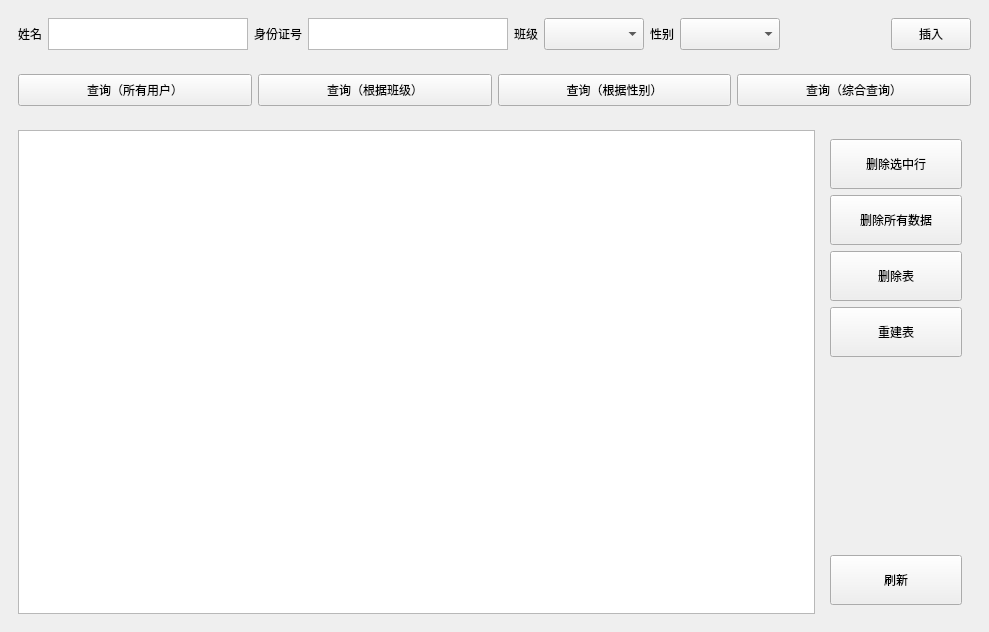
<?xml version="1.0" encoding="UTF-8"?>
<ui version="4.0">
 <class>MainWindow</class>
 <widget class="QMainWindow" name="MainWindow">
  <property name="geometry">
   <rect>
    <x>0</x>
    <y>0</y>
    <width>989</width>
    <height>632</height>
   </rect>
  </property>
  <property name="windowTitle">
   <string>MainWindow</string>
  </property>
  <widget class="QWidget" name="centralwidget">
   <layout class="QVBoxLayout" name="verticalLayout">
    <item>
     <widget class="QWidget" name="widget" native="true">
      <property name="sizePolicy">
       <sizepolicy hsizetype="Expanding" vsizetype="Preferred">
        <horstretch>0</horstretch>
        <verstretch>0</verstretch>
       </sizepolicy>
      </property>
      <property name="maximumSize">
       <size>
        <width>16777215</width>
        <height>50</height>
       </size>
      </property>
      <layout class="QHBoxLayout" name="horizontalLayout_2">
       <item>
        <layout class="QHBoxLayout" name="horizontalLayout">
         <item>
          <widget class="QLabel" name="label">
           <property name="text">
            <string>姓名</string>
           </property>
          </widget>
         </item>
         <item>
          <widget class="QTextEdit" name="input_name">
           <property name="sizePolicy">
            <sizepolicy hsizetype="Preferred" vsizetype="Preferred">
             <horstretch>0</horstretch>
             <verstretch>0</verstretch>
            </sizepolicy>
           </property>
           <property name="minimumSize">
            <size>
             <width>50</width>
             <height>0</height>
            </size>
           </property>
           <property name="maximumSize">
            <size>
             <width>200</width>
             <height>16777215</height>
            </size>
           </property>
          </widget>
         </item>
         <item>
          <widget class="QLabel" name="label_2">
           <property name="text">
            <string>身份证号</string>
           </property>
          </widget>
         </item>
         <item>
          <widget class="QTextEdit" name="input_id">
           <property name="sizePolicy">
            <sizepolicy hsizetype="Preferred" vsizetype="Preferred">
             <horstretch>0</horstretch>
             <verstretch>0</verstretch>
            </sizepolicy>
           </property>
           <property name="minimumSize">
            <size>
             <width>50</width>
             <height>0</height>
            </size>
           </property>
           <property name="maximumSize">
            <size>
             <width>200</width>
             <height>16777215</height>
            </size>
           </property>
          </widget>
         </item>
         <item>
          <widget class="QLabel" name="label_3">
           <property name="text">
            <string>班级</string>
           </property>
          </widget>
         </item>
         <item>
          <widget class="QComboBox" name="comboBox_class">
           <property name="sizePolicy">
            <sizepolicy hsizetype="Preferred" vsizetype="Preferred">
             <horstretch>0</horstretch>
             <verstretch>0</verstretch>
            </sizepolicy>
           </property>
           <property name="minimumSize">
            <size>
             <width>100</width>
             <height>0</height>
            </size>
           </property>
          </widget>
         </item>
         <item>
          <widget class="QLabel" name="label_4">
           <property name="text">
            <string>性别</string>
           </property>
          </widget>
         </item>
         <item>
          <widget class="QComboBox" name="comboBox_sex">
           <property name="sizePolicy">
            <sizepolicy hsizetype="Preferred" vsizetype="Preferred">
             <horstretch>0</horstretch>
             <verstretch>0</verstretch>
            </sizepolicy>
           </property>
           <property name="minimumSize">
            <size>
             <width>100</width>
             <height>0</height>
            </size>
           </property>
          </widget>
         </item>
        </layout>
       </item>
       <item>
        <spacer name="horizontalSpacer_3">
         <property name="orientation">
          <enum>Qt::Horizontal</enum>
         </property>
         <property name="sizeHint" stdset="0">
          <size>
           <width>40</width>
           <height>20</height>
          </size>
         </property>
        </spacer>
       </item>
       <item>
        <widget class="QPushButton" name="btn_insert">
         <property name="sizePolicy">
          <sizepolicy hsizetype="Preferred" vsizetype="Preferred">
           <horstretch>0</horstretch>
           <verstretch>0</verstretch>
          </sizepolicy>
         </property>
         <property name="text">
          <string>插入</string>
         </property>
        </widget>
       </item>
      </layout>
     </widget>
    </item>
    <item>
     <widget class="QWidget" name="widget_2" native="true">
      <property name="sizePolicy">
       <sizepolicy hsizetype="Expanding" vsizetype="Preferred">
        <horstretch>0</horstretch>
        <verstretch>0</verstretch>
       </sizepolicy>
      </property>
      <property name="minimumSize">
       <size>
        <width>0</width>
        <height>50</height>
       </size>
      </property>
      <layout class="QHBoxLayout" name="horizontalLayout_3">
       <item>
        <widget class="QPushButton" name="btn_query_all">
         <property name="sizePolicy">
          <sizepolicy hsizetype="Preferred" vsizetype="Preferred">
           <horstretch>0</horstretch>
           <verstretch>0</verstretch>
          </sizepolicy>
         </property>
         <property name="text">
          <string>查询（所有用户）</string>
         </property>
        </widget>
       </item>
       <item>
        <widget class="QPushButton" name="btn_query_class">
         <property name="sizePolicy">
          <sizepolicy hsizetype="Preferred" vsizetype="Preferred">
           <horstretch>0</horstretch>
           <verstretch>0</verstretch>
          </sizepolicy>
         </property>
         <property name="text">
          <string>查询（根据班级）</string>
         </property>
        </widget>
       </item>
       <item>
        <widget class="QPushButton" name="btn_query_sex">
         <property name="sizePolicy">
          <sizepolicy hsizetype="Preferred" vsizetype="Preferred">
           <horstretch>0</horstretch>
           <verstretch>0</verstretch>
          </sizepolicy>
         </property>
         <property name="text">
          <string>查询（根据性别）</string>
         </property>
        </widget>
       </item>
       <item>
        <widget class="QPushButton" name="btn_query_sql">
         <property name="sizePolicy">
          <sizepolicy hsizetype="Preferred" vsizetype="Preferred">
           <horstretch>0</horstretch>
           <verstretch>0</verstretch>
          </sizepolicy>
         </property>
         <property name="text">
          <string>查询（综合查询）</string>
         </property>
        </widget>
       </item>
      </layout>
     </widget>
    </item>
    <item>
     <widget class="QWidget" name="widget_4" native="true">
      <property name="sizePolicy">
       <sizepolicy hsizetype="Expanding" vsizetype="Expanding">
        <horstretch>0</horstretch>
        <verstretch>0</verstretch>
       </sizepolicy>
      </property>
      <layout class="QHBoxLayout" name="horizontalLayout_4">
       <item>
        <widget class="QTableView" name="tableView"/>
       </item>
       <item>
        <widget class="QWidget" name="widget_3" native="true">
         <property name="sizePolicy">
          <sizepolicy hsizetype="Preferred" vsizetype="Expanding">
           <horstretch>0</horstretch>
           <verstretch>0</verstretch>
          </sizepolicy>
         </property>
         <property name="minimumSize">
          <size>
           <width>150</width>
           <height>0</height>
          </size>
         </property>
         <layout class="QVBoxLayout" name="verticalLayout_2">
          <item>
           <widget class="QPushButton" name="btn_delete_selected">
            <property name="sizePolicy">
             <sizepolicy hsizetype="Preferred" vsizetype="Preferred">
              <horstretch>0</horstretch>
              <verstretch>0</verstretch>
             </sizepolicy>
            </property>
            <property name="minimumSize">
             <size>
              <width>0</width>
              <height>50</height>
             </size>
            </property>
            <property name="text">
             <string>删除选中行</string>
            </property>
           </widget>
          </item>
          <item>
           <widget class="QPushButton" name="btn_delete_all">
            <property name="sizePolicy">
             <sizepolicy hsizetype="Preferred" vsizetype="Preferred">
              <horstretch>0</horstretch>
              <verstretch>0</verstretch>
             </sizepolicy>
            </property>
            <property name="minimumSize">
             <size>
              <width>0</width>
              <height>50</height>
             </size>
            </property>
            <property name="text">
             <string>删除所有数据</string>
            </property>
           </widget>
          </item>
          <item>
           <widget class="QPushButton" name="btn_delete_table">
            <property name="sizePolicy">
             <sizepolicy hsizetype="Preferred" vsizetype="Preferred">
              <horstretch>0</horstretch>
              <verstretch>0</verstretch>
             </sizepolicy>
            </property>
            <property name="minimumSize">
             <size>
              <width>0</width>
              <height>50</height>
             </size>
            </property>
            <property name="text">
             <string>删除表</string>
            </property>
           </widget>
          </item>
          <item>
           <widget class="QPushButton" name="btn_create_tab">
            <property name="sizePolicy">
             <sizepolicy hsizetype="Preferred" vsizetype="Preferred">
              <horstretch>0</horstretch>
              <verstretch>0</verstretch>
             </sizepolicy>
            </property>
            <property name="minimumSize">
             <size>
              <width>0</width>
              <height>50</height>
             </size>
            </property>
            <property name="text">
             <string>重建表</string>
            </property>
           </widget>
          </item>
          <item>
           <spacer name="verticalSpacer">
            <property name="orientation">
             <enum>Qt::Vertical</enum>
            </property>
            <property name="sizeHint" stdset="0">
             <size>
              <width>20</width>
              <height>40</height>
             </size>
            </property>
           </spacer>
          </item>
          <item>
           <widget class="QPushButton" name="btn_refresh">
            <property name="sizePolicy">
             <sizepolicy hsizetype="Preferred" vsizetype="Preferred">
              <horstretch>0</horstretch>
              <verstretch>0</verstretch>
             </sizepolicy>
            </property>
            <property name="minimumSize">
             <size>
              <width>0</width>
              <height>50</height>
             </size>
            </property>
            <property name="text">
             <string>刷新</string>
            </property>
           </widget>
          </item>
         </layout>
        </widget>
       </item>
      </layout>
     </widget>
    </item>
   </layout>
  </widget>
 </widget>
 <resources/>
 <connections/>
</ui>
